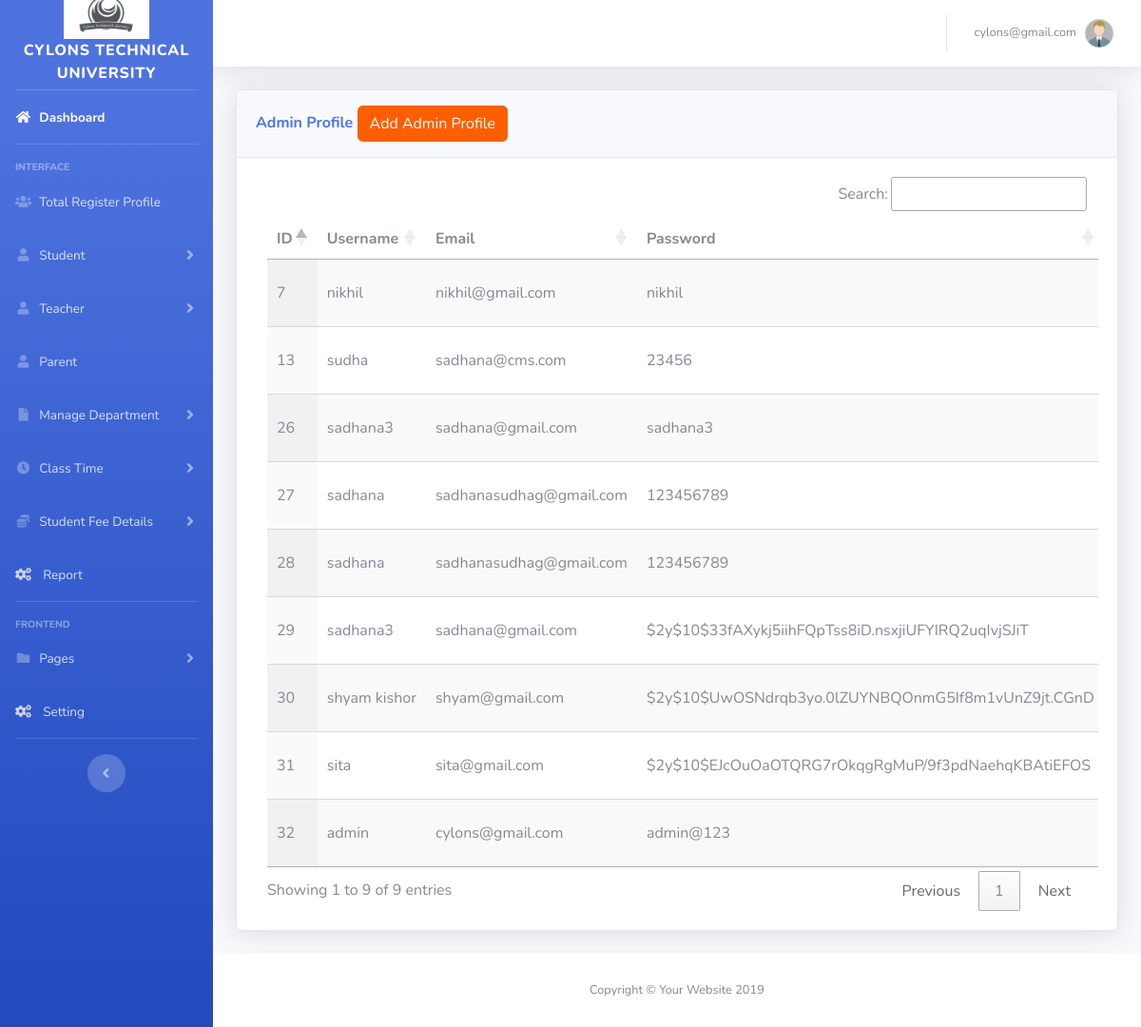
Screenshot of /admin/register.php (signed in) with the database file from the repository.
### tables this page shows
CREATE TABLE `register` (
  `id` int(11) NOT NULL,
  `address` varchar(50) NOT NULL,
  `name` varchar(255) NOT NULL,
  `username` varchar(50) NOT NULL,
  `email` varchar(50) NOT NULL,
  `password` varchar(50) NOT NULL,
  `usertype` varchar(20) NOT NULL,
  `dob` varchar(20) NOT NULL,
  `gender` varchar(10) NOT NULL,
  `phone` int(10) NOT NULL,
  `code` text NOT NULL
);

### admin/register.php (the view, shortened to what this page needs)
<?php
include('includes/header.php');
include('includes/navbar.php');
?>
<!DOCTYPE html>
<html lang="en">
<head>
<link rel="stylesheet" type="text/css" href="https://cdn.datatables.net/1.11.4/css/jquery.dataTables.min.css">
<link rel="stylesheet" type="text/css" href="https://cdn.datatables.net/buttons/2.2.2/css/buttons.dataTables.min.css">
<link rel="stylesheet" type="text/css" href="css/style.css">
</head>
<body>
<div class="container-fluid">
<div class="card shadow mb-4">
  <div class="card-header py-3">
    <h6 class="m-0 font-weight-bold text-primary">Admin Profile
            <button type="button" class="btn btn-primary" data-toggle="modal" data-target="#addadminprofile">
              Add Admin Profile
            </button>
    </h6>
  </div>
  <div class="card-body">
    <div class="table-responsive">
    <div class="col-md-12">
    <?php
    include "dbconfig.php";
    $query = "SELECT * FROM register ";
    $query_run = mysqli_query($conn,$query);
    ?>
<div class="container1">
<table id="example" class="display nowrap" style="width:100%">
        <thead>
          <tr>
            <th> ID </th>
            <th> Username </th>
            <th>Email </th>
            <th>Password</th>
          </tr>
        </thead>
        <tbody>
          <?php
       if(mysqli_num_rows($query_run)>0){
          while($row = mysqli_fetch_assoc($query_run)){
          ?>
             <tr>
            <td><?php  echo $row['id'];   ?> </td>
            <td> <?php  echo $row['username'];   ?></td>
            <td><?php  echo $row['email'];   ?></td>
            <td> <?php  echo $row['password'];   ?> </td>
          </tr>
          <?php
          }
       }
       else{
        echo "No record found";
       }
       ?>
        </tbody>
      </table>
</div>
  </div>
    </div>
  </div>
</div>
</div>
</body>
</html>
<?php
include('includes/footer.php');
?>

### rows the page displays
register: id "7", username "nikhil", email "nikhil@gmail.com", password "nikhil"
register: id "13", username "sudha", email "sadhana@cms.com", password "23456"
register: id "26", username "sadhana3", email "sadhana@gmail.com", password "sadhana3"
register: id "27", username "sadhana", email "sadhanasudhag@gmail.com", password "123456789"
register: id "28", username "sadhana", email "sadhanasudhag@gmail.com", password "123456789"
register: id "29", username "sadhana3", email "sadhana@gmail.com", password "$2y$10$33fAXykj5iihFQpTss8iD.nsxjiUFYIRQ2uqIvjSJiT"
register: id "30", username "shyam kishor", email "shyam@gmail.com", password "$2y$10$UwOSNdrqb3yo.0lZUYNBQOnmG5If8m1vUnZ9jt.CGnD"
register: id "31", username "sita", email "sita@gmail.com", password "$2y$10$EJcOuOaOTQRG7rOkqgRgMuP/9f3pdNaehqKBAtiEFOS"
register: id "32", username "admin", email "cylons@gmail.com", password "admin@123"

### other values shown
$_SESSION['username'] "cylons@gmail.com"
